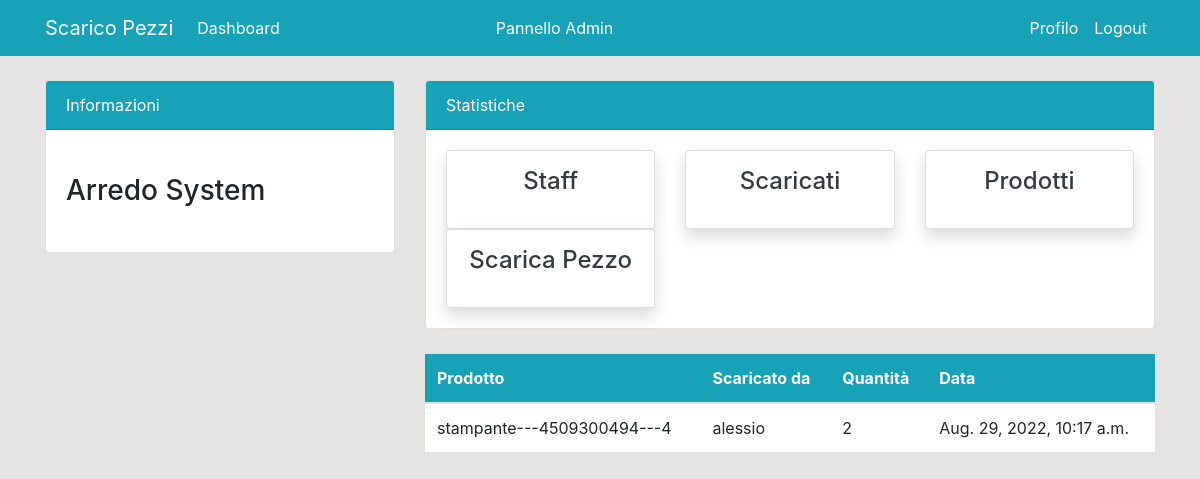
The app's page /order/ (signed in), older data.
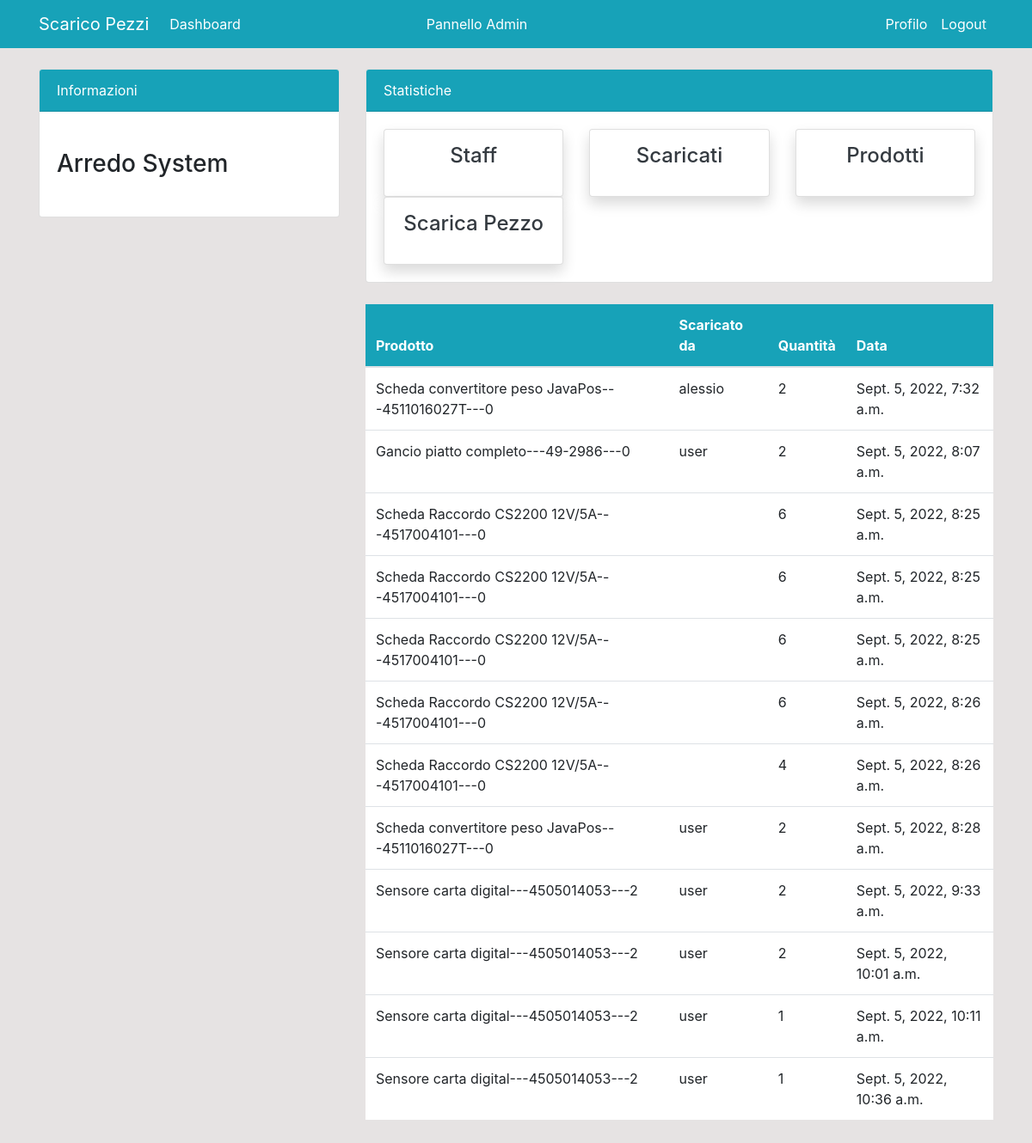
The same page, newer data.
### dashboard/models.py (models this page shows, shortened)
class Order(models.Model):
    product = models.ForeignKey(Product, on_delete = models.CASCADE, null=True)
    staff = models.ForeignKey(User, models.CASCADE, null=True)
    order_quantity = models.PositiveIntegerField(null=True)
    date = models.DateTimeField(auto_now_add=True)
    class Meta:
        verbose_name_plural = 'Scaricati'

class Product(models.Model):
    nome = models.CharField(max_length=100, blank=False, null=True)
    codice = models.CharField(max_length=100, blank=False, unique=True, null=True)
    quantita = models.PositiveIntegerField(null=True)
    class Meta:
        verbose_name_plural = 'Prodotti'
    def __str__(self):
        return f'{self.nome}---{self.codice}---{self.quantita}'

### dashboard/views.py (the view)
# urls.py: path('order/', views.order, name='dashboard-order')
@login_required
def order(request):
    orders = Order.objects.all()
    context = {
        'orders':orders,
    }
    return render(request, 'dashboard/order.html', context)

### templates/dashboard/order.html (shortened to what this page needs)
{% extends 'partials/base.html' %}
{% block content %}
{% include 'partials/topnav.html' %}
<div class="container">
    <div class="row my-4">
        <div class="col-md-4">
        </div>
        <div class="col-md-8">
            <table class="table bg-white">
                <thead class="bg-info">
                    <tr class="text-white">
                        <th scope="col">Prodotto</th>
                        <th scope="col">Scaricato da</th>
                        <th scope="col">Quantità</th>
                        <th scope="col">Data</th>
                    </tr>
                </thead>
                <tbody>
                    {% for orders in orders %}
                    <tr>
                        <td>{{orders.product}}</td>
                        <td>{{orders.staff.username}}</td>
                        <td>{{orders.order_quantity}}</td>
                        <td>{{orders.date}}</td>
                    </tr>
                    {% endfor %}
                </tbody>
            </table>
        </div>
    </div>
</div>
{% endblock %}

Row changes from the older to the newer data that the page shows:
removed Order: product "stampante---4509300494---4", staff.username "alessio", order_quantity "2", date "Aug. 29, 2022, 10:17 a.m."
added Order: product "Scheda convertitore peso JavaPos---4511016027T---0", staff.username "alessio", order_quantity "2", date "Sept. 5, 2022, 7:32 a.m."
added Order: product "Gancio piatto completo---49-2986---0", staff.username "user", order_quantity "2", date "Sept. 5, 2022, 8:07 a.m."
added Order: product "Scheda Raccordo CS2200 12V/5A---4517004101---0", order_quantity "6", date "Sept. 5, 2022, 8:25 a.m."
added Order: product "Scheda Raccordo CS2200 12V/5A---4517004101---0", order_quantity "6", date "Sept. 5, 2022, 8:25 a.m."
added Order: product "Scheda Raccordo CS2200 12V/5A---4517004101---0", order_quantity "6", date "Sept. 5, 2022, 8:25 a.m."
added Order: product "Scheda Raccordo CS2200 12V/5A---4517004101---0", order_quantity "6", date "Sept. 5, 2022, 8:26 a.m."
added Order: product "Scheda Raccordo CS2200 12V/5A---4517004101---0", order_quantity "4", date "Sept. 5, 2022, 8:26 a.m."
added Order: product "Scheda convertitore peso JavaPos---4511016027T---0", staff.username "user", order_quantity "2", date "Sept. 5, 2022, 8:28 a.m."
added Order: product "Sensore carta digital---4505014053---2", staff.username "user", order_quantity "2", date "Sept. 5, 2022, 9:33 a.m."
added Order: product "Sensore carta digital---4505014053---2", staff.username "user", order_quantity "2", date "Sept. 5, 2022, 10:01 a.m."
added Order: product "Sensore carta digital---4505014053---2", staff.username "user", order_quantity "1", date "Sept. 5, 2022, 10:11 a.m."
added Order: product "Sensore carta digital---4505014053---2", staff.username "user", order_quantity "1", date "Sept. 5, 2022, 10:36 a.m."
